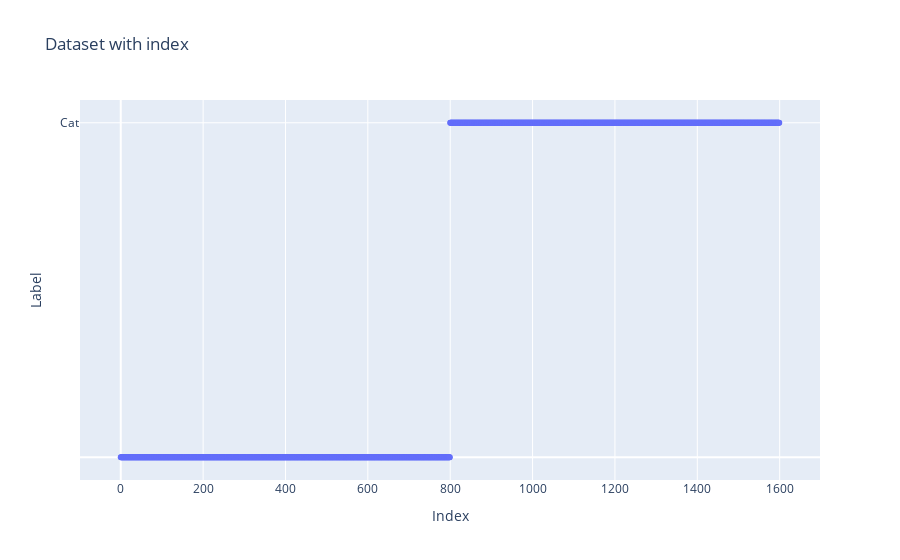

This figure's notebook cell:
### Code cell
# Create a list with index for each dataset
import plotly.graph_objects as go
train_index = list(range(len(y_train_small)))

fig = go.Figure()

# Dataset
fig.add_trace(go.Scatter(x=train_index, y=y_train_small, mode='markers', name='Train'))


fig.update_layout(title='Dataset with index',
                  xaxis_title='Index',
                  yaxis_title='Label',
                  yaxis=dict(
                      tickvals=[0, 1],
                      ticktext=['Cat', 'Dog']
                  ))

fig.show()

### Figure 1 — Plotly figure (JSON) as saved in the notebook; plotly's stock layout.template omitted (floating-point values rounded to 4 significant figures; data arrays with more than 128 entries replaced by an {"elided": "..."} marker saying what was removed)
{"data": [{"mode": "markers", "name": "Train", "type": "scatter", "x": {"elided": "1600 int values"}, "y": {"elided": "1600 int values"}}], "layout": {"title": {"text": "Dataset with index"}, "xaxis": {"title": {"text": "Index"}}, "yaxis": {"ticktext": ["Cat", "Dog"], "tickvals": [1, 1], "title": {"text": "Label"}}}}
